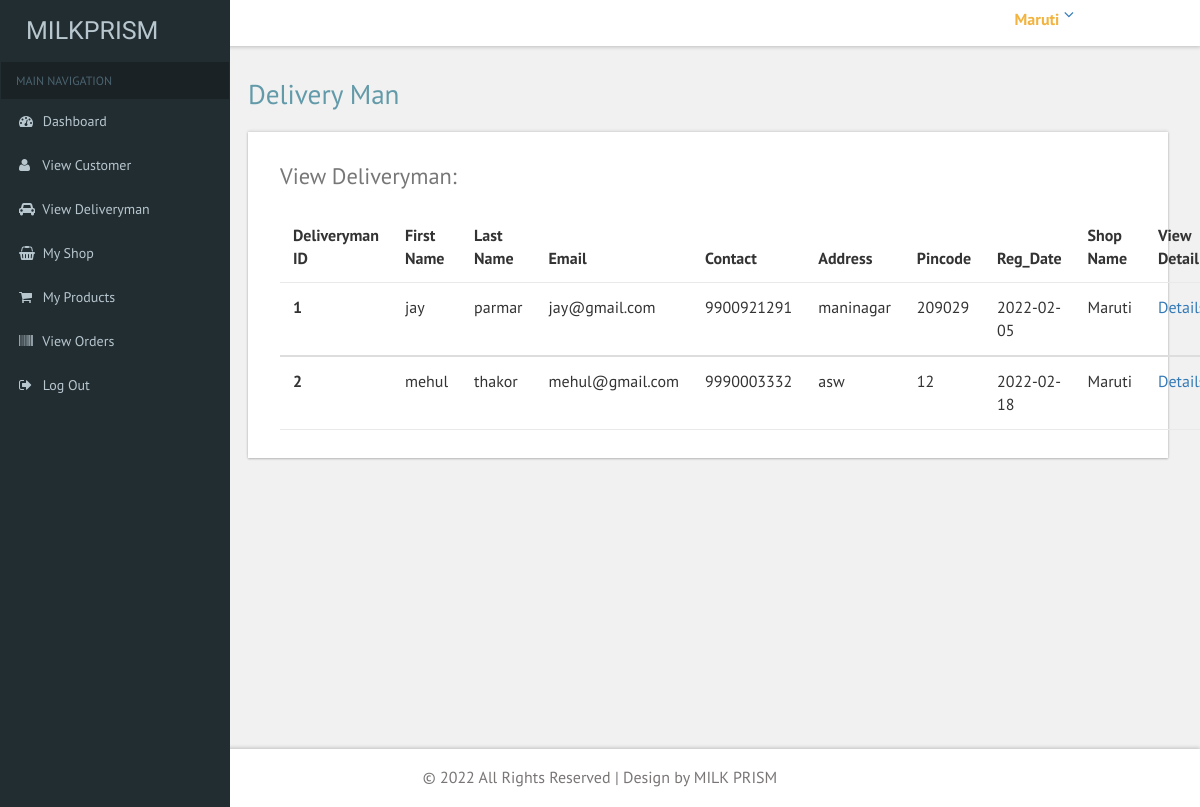
Page /Shopkeeper/view_deliveryman.php (signed in) on the committed database.
### tables this page shows
CREATE TABLE `shop` (
  `shop_id` int(11) NOT NULL,
  `shop_name` varchar(50) NOT NULL,
  `shop_email` varchar(50) NOT NULL,
  `shop_contact` bigint(10) NOT NULL,
  `shop_address` text NOT NULL,
  `city_id` int(11) NOT NULL,
  `area_id` int(11) NOT NULL,
  `pincode` int(11) NOT NULL,
  `shopkeeper_name` varchar(100) NOT NULL,
  `shopkeeper_contact` bigint(10) NOT NULL,
  `shop_image` varchar(50) NOT NULL,
  `status` int(11) NOT NULL,
  `registration_date` date NOT NULL,
  `password` varchar(50) NOT NULL
);

CREATE TABLE `deliveryman` (
  `deliveryman_id` int(11) NOT NULL,
  `fname` varchar(30) NOT NULL,
  `lname` varchar(30) NOT NULL,
  `email` varchar(50) NOT NULL,
  `contact` bigint(10) NOT NULL,
  `address` text NOT NULL,
  `pincode` int(11) NOT NULL,
  `password` varchar(50) NOT NULL,
  `reg_date` date NOT NULL,
  `shop_id` int(11) NOT NULL
);

### Shopkeeper/view_deliveryman.php (the view, shortened to what this page needs)
<?php
include "common/connection.php";
$did = $_SESSION['shop_id'];
$category = $con->query("SELECT * FROM deliveryman WHERE shop_id='$did' ");
?>
<!DOCTYPE HTML>
<html>
<head>
<link href="css/bootstrap.css" rel='stylesheet' type='text/css' />
<link href="css/style.css" rel='stylesheet' type='text/css' />
<link href="css/font-awesome.css" rel="stylesheet">
 <link href='css/SidebarNav.min.css' media='all' rel='stylesheet' type='text/css'/>
<link href="css/custom.css" rel="stylesheet">
</head>
<body class="cbp-spmenu-push">
	<div class="main-content">
	<div class="cbp-spmenu cbp-spmenu-vertical cbp-spmenu-left" id="cbp-spmenu-s1">
		<aside class="sidebar-left">
      <?php include "common/sidebar.php"; ?>
    </aside>
	</div>
		<?php include "common/header.php"; ?>
		<div id="page-wrapper">
			<div class="main-page">
				<div class="tables">
					<h2 class="title1">Delivery Man</h2>
					<div class="panel-body widget-shadow">
						<h4>View Deliveryman:</h4>
						<table class="table">
							<thead>
								<tr>
								  <th>Deliveryman ID</th>
								  <th>First Name</th>
								  <th>Last Name</th>
								  <th>Email</th>
								  <th>Contact</th>
								  <th>Address</th>
								  <th>Pincode</th>
								  <th>Reg_Date</th>
								  <th>Shop Name</th>
								  <th>View Detail</th>
								</tr>
							</thead>
							<?php
								while($row = $category->fetch_object())
								{
									$sh = $con->query("select * from shop where shop_id='$row->shop_id'");
									$shop = $sh->fetch_object();
							?>
							<tbody>
								<tr>
								  <th scope="row"><?php echo "$row->deliveryman_id"; ?></th>
								  <td><?php echo "$row->fname"; ?></td>
								  <td><?php echo "$row->lname"; ?></td>
								  <td><?php echo "$row->email"; ?></td>
								  <td><?php echo "$row->contact"; ?></td>
								  <td><?php echo "$row->address"; ?></td>
								  <td><?php echo "$row->pincode"; ?></td>
								  <td><?php echo "$row->reg_date"; ?></td>
								  <td><?php echo "$shop->shop_name"; ?></td>
								  <td><a href="deliveryman_detail.php?detail=<?php echo "$row->deliveryman_id";?>">Details</a></td>
								</tr>
							</tbody>
							<?php
								}
							?>
						</table>
					</div>
				</div>
			</div>
		</div>
		<?php include "common/footer.php"; ?>
	</div>
</body>
</html>

### Shopkeeper/common/header.php (shortened to what this page needs)
<?php
include "connection.php";
$id = $_SESSION["shop_id"];
$admin = $con->query("select * from shop where shop_id='$id'");
$row = $admin->fetch_object();
?>
<div class="sticky-header header-section ">
			<div class="header-right">
				<div class="profile_details">
					<ul>
						<li class="dropdown profile_details_drop">
							<a href="#" class="dropdown-toggle" data-toggle="dropdown" aria-expanded="false">
								<div class="profile_img">
									<div class="user-name">
										<p><?php echo "$row->shop_name";?></p>
									</div>
									<i class="fa fa-angle-down"></i>
								</div>
							</a>
						</li>
					</ul>
				</div>
				<div class="clearfix"> </div>
			</div>
			<div class="clearfix"> </div>
		</div>

### Shopkeeper/css/custom.css (style rules this page uses)
#page-wrapper { padding:5em 2em 2.5em; background-color: #F1F1F1; }

### rows in the picture
shop: shop_name "Maruti"
deliveryman: deliveryman_id "1", fname "jay", lname "parmar", email "jay@gmail.com", contact "9900921291", address "maninagar", pincode "209029", reg_date "2022-02-05", shop.shop_name "Maruti"
deliveryman: deliveryman_id "2", fname "mehul", lname "thakor", email "mehul@gmail.com", contact "9990003332", address "asw", pincode "12", reg_date "2022-02-18", shop.shop_name "Maruti"
